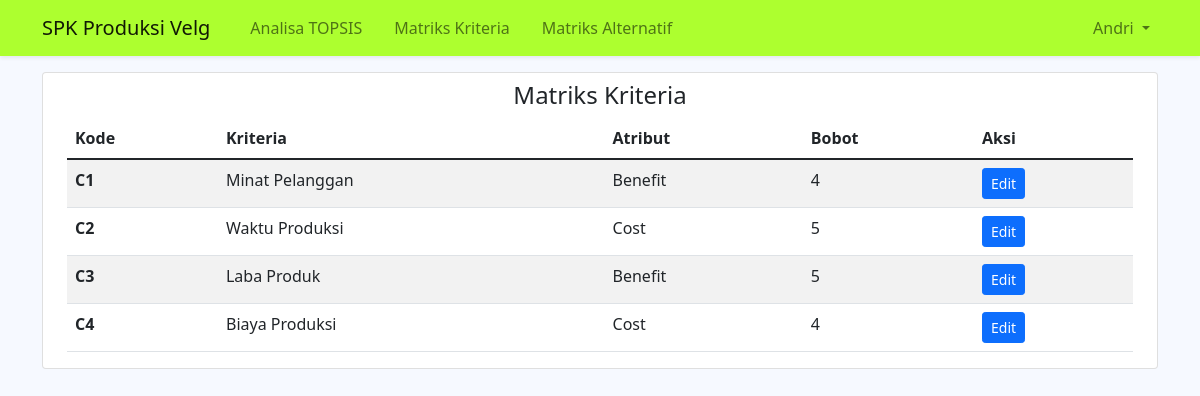
The page /matriks-kriteria.php (signed in) on the database its author committed.
### tables this page shows
CREATE TABLE `kriteria` (
  `id_kriteria` int(10) unsigned NOT NULL AUTO_INCREMENT,
  `kode` char(5) NOT NULL,
  `kriteria` varchar(255) NOT NULL,
  `atribut` enum('Benefit','Cost') NOT NULL,
  `bobot` int(11) NOT NULL,
  PRIMARY KEY (`id_kriteria`)
);

### matriks-kriteria.php (the view)
<?php include "template/header.php" ?>
<?php
    $sql = mysqli_query($koneksi, "SELECT * FROM kriteria");
?>
<section id="konten" class="mt-3">
    <div class="container">
        <div class="card px-4 pt-2">
            <h4 class="card-title text-center">Matriks Kriteria</h4>
            <table class="table table-striped table-hover">
                <thead>
                    <tr>
                        <th scope="col">Kode</th>
                        <th scope="col">Kriteria</th>
                        <th scope="col">Atribut</th>
                        <th scope="col">Bobot</th>
                        <th scope="col">Aksi</th>
                    </tr>
                </thead>
                <tbody>
                    <?php while($kriteria = mysqli_fetch_assoc($sql)) { ?>
                    <tr>
                        <th scope="row"><?= $kriteria['kode'] ?></th>
                        <td><?= $kriteria['kriteria'] ?></td>
                        <td><?= $kriteria['atribut'] ?></td>
                        <td><?= $kriteria['bobot'] ?></td>
                        <td>
                            <a href="edit-kriteria.php?id=<?= $kriteria['id_kriteria'] ?>" class="btn btn-sm btn-primary">Edit</a>
                        </td>
                    </tr>
                    <?php } ?>
                </tbody>
            </table>
        </div>
    </div>
</section>
<?php include "template/footer.php" ?>

### style.css (style rules this page uses)
body { background-color: #f6f9ff; }

### rows shown on the page
kriteria: kode "C1", kriteria "Minat Pelanggan", atribut "Benefit", bobot "4"
kriteria: kode "C2", kriteria "Waktu Produksi", atribut "Cost", bobot "5"
kriteria: kode "C3", kriteria "Laba Produk", atribut "Benefit", bobot "5"
kriteria: kode "C4", kriteria "Biaya Produksi", atribut "Cost", bobot "4"

### other values the page prints
$_SESSION['nama'] "Andri"
